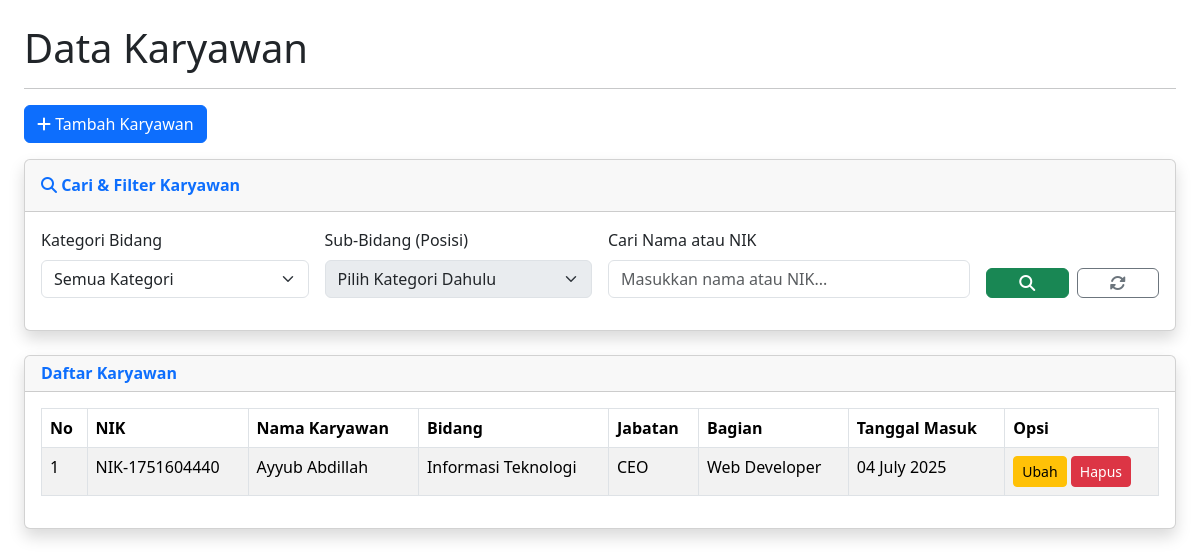
Page /admin/karyawan/index.php on the committed database.
### tables this page shows
CREATE TABLE `karyawan` (
  `id` int(11) NOT NULL,
  `nik` varchar(50) NOT NULL,
  `nama_karyawan` varchar(255) NOT NULL,
  `jabatan` varchar(100) DEFAULT NULL,
  `bagian` varchar(255) NOT NULL,
  `tanggal_masuk` date DEFAULT NULL,
  `bidang_id` int(11) DEFAULT NULL,
  `created_at` timestamp NOT NULL DEFAULT current_timestamp()
);

CREATE TABLE `bidang` (
  `id` int(11) NOT NULL,
  `nama_bidang` varchar(100) NOT NULL,
  `parent_id` int(11) NOT NULL DEFAULT 0,
  `gambar` varchar(255) NOT NULL,
  `deskripsi` text NOT NULL
);

### admin/karyawan/index.php (the view, shortened to what this page needs)
    <link href="https://cdn.jsdelivr.net/npm/bootstrap@5.3.3/dist/css/bootstrap.min.css" rel="stylesheet">
    <link rel="stylesheet" href="https://cdnjs.cloudflare.com/ajax/libs/font-awesome/6.5.2/css/all.min.css">
<?php
$search_parent_bidang = isset($_GET['search_parent_bidang']) ? (int)$_GET['search_parent_bidang'] : 0;
$search_keyword = isset($_GET['search_keyword']) ? mysqli_real_escape_string($config, $_GET['search_keyword']) : '';
$query = "
    SELECT
        karyawan.id, karyawan.nik, karyawan.nama_karyawan,
        karyawan.jabatan, karyawan.tanggal_masuk, karyawan.bidang_id,
        karyawan.bagian,
        bidang.nama_bidang
    FROM
        karyawan
    LEFT JOIN
        bidang ON karyawan.bidang_id = bidang.id
";
$query .= " ORDER BY karyawan.nama_karyawan ASC";
$getalldata = mysqli_query($config, $query);
?>
<div class="container-fluid px-4">
    <h1 class="mt-4">Data Karyawan</h1>
    <hr>
    <button type="button" class="btn btn-primary mb-3" data-bs-toggle="modal" data-bs-target="#tambahModal">
        <i class="fas fa-plus"></i> Tambah Karyawan
    </button>
    <div class="card shadow mb-4">
        <div class="card-header py-3">
            <h6 class="m-0 fw-bold text-primary"><i class="fas fa-search"></i> Cari & Filter Karyawan</h6>
        </div>
        <div class="card-body">
            <form method="GET">
                <div class="row align-items-end g-3">
                    <div class="col-md-3">
                        <label for="karyawanParentBidangFilter" class="form-label">Kategori Bidang</label>
                        <select name="search_parent_bidang" id="karyawanParentBidangFilter" class="form-select">
                            <option value="">Semua Kategori</option>
                        </select>
                    </div>
                    <div class="col-md-3">
                        <label for="karyawanSubBidangFilter" class="form-label">Sub-Bidang (Posisi)</label>
                        <select name="search_sub_bidang" id="karyawanSubBidangFilter" class="form-select" <?= !$search_parent_bidang ? 'disabled' : '' ?>>
                            <option value="">Pilih Kategori Dahulu</option>
                        </select>
                    </div>
                    <div class="col-md-4">
                        <label for="searchKeyword" class="form-label">Cari Nama atau NIK</label>
                        <input type="text" name="search_keyword" id="searchKeyword" class="form-control" placeholder="Masukkan nama atau NIK..." value="<?= htmlspecialchars($search_keyword) ?>">
                    </div>
                    <div class="col-md-2">
                        <div class="d-flex gap-2">
                            <button type="submit" class="btn btn-success w-100"><i class="fas fa-search"></i></button>
                            <a href="?page=karyawan" class="btn btn-outline-secondary w-100"><i class="fas fa-sync-alt"></i></a>
                        </div>
                    </div>
                </div>
            </form>
        </div>
    </div>
    <div class="card shadow mb-4">
        <div class="card-header">
            <h6 class="m-0 fw-bold text-primary">Daftar Karyawan</h6>
        </div>
        <div class="card-body">
            <div class="table-responsive">
                <table class="table table-bordered table-striped" id="dataTable" width="100%" cellspacing="0">
                   <thead class="thead">
    <tr>
        <th>No</th>
        <th>NIK</th>
        <th>Nama Karyawan</th>
        <th>Bidang</th>
        <th>Jabatan</th>
        <th>Bagian</th>
        <th>Tanggal Masuk</th>
        <th>Opsi</th>
    </tr>
</thead>
                    <tbody>
                        <?php
                        if ($getalldata && mysqli_num_rows($getalldata) > 0) {
                            $i = 1;
                            while ($data = mysqli_fetch_array($getalldata)) {
                                $id_karyawan = $data['id'];
                        ?>
                                <tr>
                                    <td><?= $i++ ?></td>
                                    <td><?= htmlspecialchars($data['nik']) ?></td>
                                    <td><?= htmlspecialchars($data['nama_karyawan']) ?></td>
                                    <td><?= htmlspecialchars($data['nama_bidang'] ?? '<i>N/A</i>') ?></td>
                                    <td><?= htmlspecialchars($data['jabatan']) ?></td>
<td><?= htmlspecialchars($data['bagian']) ?></td> <td>
    <?= date('d F Y', strtotime($data['tanggal_masuk'])) ?></td>
                                    <td>
                                        <button type="button" class="btn btn-warning btn-sm" data-bs-toggle="modal" data-bs-target="#editModal<?= $id_karyawan ?>">
                                            Ubah
                                        </button>
                                        <a href="?page=karyawan&aksi=hapus_karyawan&id=<?= $id_karyawan ?>" class="btn btn-danger btn-sm" onclick="return confirm('Apakah Anda yakin ingin menghapus data ini?')">
                                            Hapus
                                        </a>
                                    </td>
                                </tr>
                        <?php
                            }
                        } else {
                            echo "<tr><td colspan='7' class='text-center text-muted'>Data tidak ditemukan.</td></tr>";
                        }
                        ?>
                    </tbody>
                </table>
            </div>
        </div>
    </div>
</div>

### rows in the picture
karyawan: nik "NIK-1751604440", nama_karyawan "Ayyub Abdillah", bidang.nama_bidang "Informasi Teknologi", jabatan "CEO", bagian "Web Developer", tanggal_masuk "04 July 2025"
